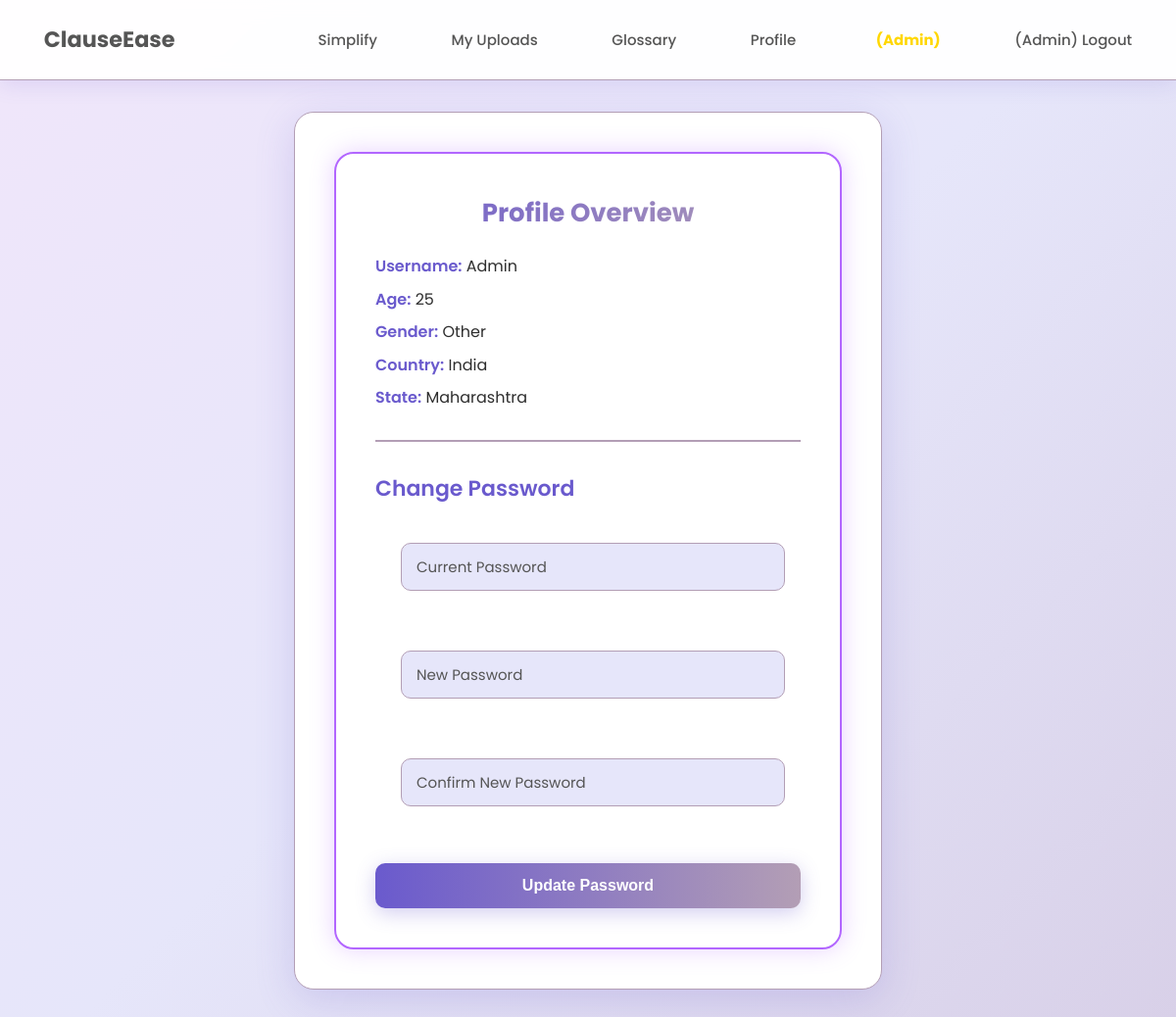
The app's page /profile (signed in) with its own data.
### app.py (models this page shows)
class User(db.Model):
    id = db.Column(db.Integer, primary_key=True)
    username = db.Column(db.String(150), unique=True, nullable=False)
    email = db.Column(db.String(150), unique=True, nullable=False)
    age = db.Column(db.Integer, nullable=False)
    gender = db.Column(db.String(20), nullable=False)
    country = db.Column(db.String(100), nullable=False)
    state = db.Column(db.String(100), nullable=False)
    password = db.Column(db.String(150), nullable=False)
    is_admin = db.Column(db.Boolean, default=False)  # ✅ NEW
    uploads = db.relationship("Upload", backref="user", lazy=True)

### app.py (the view)
@app.route("/profile")
def profile():
    if "user_id" not in session:
        return redirect(url_for("login"))
    user = User.query.get(session["user_id"])
    return render_template("profile.html", user=user)

### templates/profile.html (shortened to what this page needs)
{% extends "base.html" %}
{% block content %}
<div class="profile-container">
    <div class="profile-card">
        <h1> Profile Overview</h1>
        <div class="profile-info">
            <p><strong>Username:</strong> {{ user.username }}</p>
            <p><strong>Age:</strong> {{ user.age }}</p>
            <p><strong>Gender:</strong> {{ user.gender }}</p>
            <p><strong>Country:</strong> {{ user.country }}</p>
            <p><strong>State:</strong> {{ user.state }}</p>
        </div>
        <hr>
        <h2> Change Password</h2>
        <form method="POST" action="{{ url_for('change_password') }}" class="password-form">
            <div class="input-group">
                <input type="password" name="current_password" placeholder="Current Password" required>
            </div>
            <div class="input-group">
                <input type="password" name="new_password" id="new_password" placeholder="New Password" required>
            </div>
            <div class="input-group">
                <input type="password" name="confirm_password" id="confirm_password" placeholder="Confirm New Password" required>
            </div>
            <button type="submit" class="update-btn">Update Password</button>
        </form>
    </div>
</div>
{% endblock %}

### templates/base.html (shortened to what this page needs)
<!DOCTYPE html>
<html lang="en">
<head>
    <link rel="stylesheet" href="{{ url_for('static', filename='style.css') }}">
</head>
<body>
<nav style="display:flex;justify-content:space-between;align-items:center;padding:10px 16px;">
    <div class="nav-left">
        <a href="{{ url_for('home') }}" class="brand"
           style="font-weight:700; font-size:1.4rem; text-decoration:none;">
           ClauseEase
        </a>
    </div>
    <div class="nav-right" style="display:flex;gap:18px;align-items:center;">
        <a href="{{ url_for('simplify') }}">Simplify</a>
        <a href="{{ url_for('uploads') }}">My Uploads</a>
        <a href="{{ url_for('glossary') }}">Glossary</a>
        <a href="{{ url_for('profile') }}">Profile</a>
        {% if session.get('is_admin') %}
            <a href="{{ url_for('admin_dashboard') }}" style="color:#e67e22;font-weight:bold;"><span style="color:gold;font-weight:700;margin-left:6px;">(Admin)</span></a>
        {% endif %}
        {% if session.get('username') %}
            <a href="{{ url_for('logout') }}" class="nav-logout">
                (<span>{{ session.get('username') }}</span>) Logout
            </a>
        {% else %}
            <a href="{{ url_for('login') }}">Login</a> |
            <a href="{{ url_for('register') }}">Register</a>
        {% endif %}
    </div>
</nav>
<div class="content">
    {% block content %}{% endblock %}
</div>
</body>
</html>

### static/style.css (style rules this page uses)
:root { --light-lavender: #E6E6FA; --medium-lavender: #B39EB5; --dark-lavender: #6A5ACD; --white: #FFFFFF; --text-dark: #2E2E2E; --text-light: #555555; --success: #2ECC71; --error: #DC3545; }
* { margin: 0; padding: 0; box-sizing: border-box; }
body { margin: 0; font-family: 'Poppins', sans-serif; background: linear-gradient(135deg, #F0E6FA 0%, #E6E6FA 50%, #D8D0E8 100%); color: var(--text-dark); line-height: 1.6; overflow-x: hidden; position: relative; min-height: 100vh; }
body::before { content: ''; position: fixed; width: 600px; height: 600px; background: radial-gradient(circle, rgba(106, 90, 205, 0.2) 0%, rgba(179, 158, 181, 0.1) 25%, transparent 70%); border-radius: 50%; pointer-events: none; transform: translate(-50%, -50%); transition: opacity 0.3s ease; opacity: 0; z-index: 1; left: var(--mouse-x, 50%); top: var(--mouse-y, 50%); }
nav { background: rgba(255, 255, 255, 0.95); backdrop-filter: blur(10px); padding: 1.2rem 3rem; box-shadow: 0 4px 20px rgba(106, 90, 205, 0.15); position: sticky; top: 0; z-index: 1000; border-bottom: 1px solid var(--medium-lavender); }
nav a { color: var(--text-light); text-decoration: none; padding: 0.8rem 1.5rem; margin: 0 0.3rem; border-radius: 10px; transition: all 0.3s ease; display: inline-block; font-weight: 500; position: relative; font-size: 15px; }
nav a::after { content: ''; position: absolute; bottom: 5px; left: 50%; width: 0; height: 2px; background: var(--dark-lavender); transform: translateX(-50%); transition: width 0.3s ease; }
.content { max-width: 1400px; margin: 2rem auto; padding: 0 2rem; position: relative; z-index: 2; }
.input-group { display: flex; align-items: center; background: var(--light-lavender); border-radius: 10px; padding: 12px 15px; margin-bottom: 15px; border: 1px solid var(--medium-lavender); transition: border 0.3s ease, background 0.3s ease; }
.input-group input { width: 100%; border: none; outline: none; background: transparent; color: var(--text-dark); font-size: 16px; }
.input-group input::placeholder { color: var(--text-light); }
.profile-container { background: var(--white); border: 1px solid var(--medium-lavender); backdrop-filter: blur(15px); border-radius: 20px; padding: 40px; max-width: 600px; margin: 0 auto; box-shadow: 0 10px 40px rgba(106, 90, 205, 0.2); transition: all 0.3s ease; }
.profile-container h1 { font-size: 32px; color: var(--dark-lavender); margin-bottom: 25px; font-weight: 700; text-align: center; background: linear-gradient(135deg, var(--dark-lavender), var(--medium-lavender)); -webkit-background-clip: text; -webkit-text-fill-color: transparent; background-clip: text; }
.profile-container h2 { font-size: 22px; color: var(--dark-lavender); margin-bottom: 20px; margin-top: 10px; font-weight: 600; }
.profile-container p { color: var(--text-dark); font-size: 16px; margin-bottom: 20px; }
.profile-container strong { color: var(--dark-lavender); font-weight: 600; }
.profile-container hr { border: none; border-top: 2px solid var(--medium-lavender); margin: 30px 0; }
.profile-container form { margin-top: 25px; }
.profile-container input[type="password"] { width: 100%; padding: 12px 15px; background: var(--light-lavender); border: 1px solid var(--medium-lavender); border-radius: 10px; color: var(--text-dark); font-size: 15px; margin-bottom: 20px; font-family: 'Poppins', sans-serif; transition: all 0.3s ease; }
.profile-container input[type="password"]::placeholder { color: var(--text-light); }
.profile-container button { width: 100%; padding: 14px; background: linear-gradient(90deg, var(--dark-lavender), var(--medium-lavender)); color: var(--white); border: none; border-radius: 10px; font-size: 16px; font-weight: 600; cursor: pointer; transition: all 0.3s ease; box-shadow: 0 5px 20px rgba(106, 90, 205, 0.3); margin-top: 10px; }

### records on screen
User: get "Admin", username "Admin", age "25", gender "Other", country "India", state "Maharashtra"
